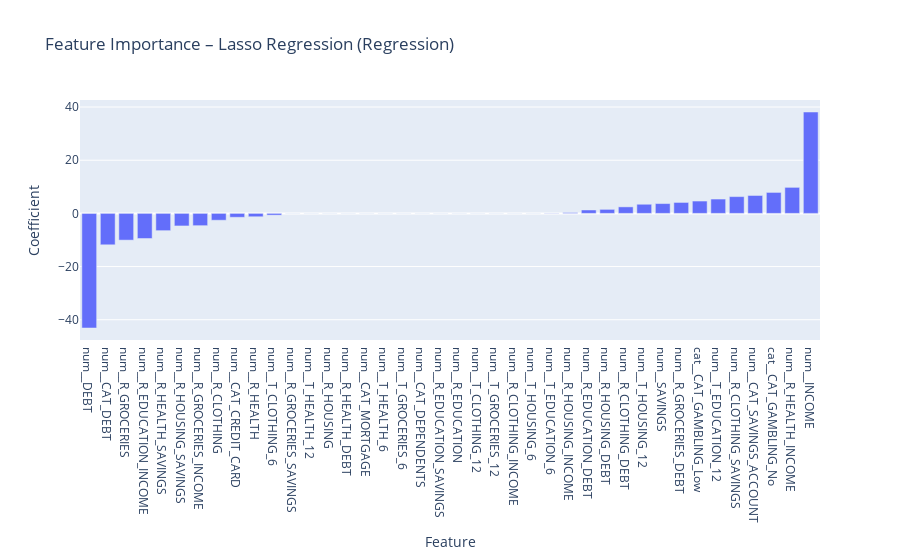

The notebook cell saved with this chart:
### Markdown cell above
### Feature Importance in Lasso Regression

After training the regression model, I extracted and visualized the feature coefficients from the Lasso regression. These coefficients reflect the contribution of each input feature to the predicted credit score.

Due to Lasso's regularization, many coefficients are reduced to zero, effectively eliminating less relevant features and helping improve interpretability. Features with larger absolute values (positive or negative) are more influential in predicting the credit score.

### Code cell
# Visualize Lasso feature importances
import plotly.express as px

lasso_coef = pd.Series(
    reg_pipeline[-1].coef_.ravel(),
    index=reg_pipeline[-1].feature_names_in_
).sort_values()

fig = px.bar(
    x=lasso_coef.index,
    y=lasso_coef.values,
    labels={"x": "Feature", "y": "Coefficient"},
    title="Feature Importance – Lasso Regression (Regression)"
)
fig.show()

### Figure 1 — Plotly figure (JSON) as saved in the notebook; plotly's stock layout.template omitted (floating-point values rounded to 4 significant figures)
{"data": [{"alignmentgroup": "True", "hovertemplate": "Feature=%{x}<br>Coefficient=%{y}<extra></extra>", "legendgroup": "", "marker": {"color": "#636efa", "pattern": {"shape": ""}}, "name": "", "offsetgroup": "", "orientation": "v", "showlegend": false, "textposition": "auto", "type": "bar", "x": ["num__DEBT", "num__CAT_DEBT", "num__R_GROCERIES", "num__R_EDUCATION_INCOME", "num__R_HEALTH_SAVINGS", "num__R_HOUSING_SAVINGS", "num__R_GROCERIES_INCOME", "num__R_CLOTHING", "num__CAT_CREDIT_CARD", "num__R_HEALTH", "num__T_CLOTHING_6", "num__R_GROCERIES_SAVINGS", "num__T_HEALTH_12", "num__R_HOUSING", "num__R_HEALTH_DEBT", "num__CAT_MORTGAGE", "num__T_HEALTH_6", "num__T_GROCERIES_6", "num__CAT_DEPENDENTS", "num__R_EDUCATION_SAVINGS", "num__R_EDUCATION", "num__T_CLOTHING_12", "num__T_GROCERIES_12", "num__R_CLOTHING_INCOME", "num__T_HOUSING_6", "num__T_EDUCATION_6", "num__R_HOUSING_INCOME", "num__R_EDUCATION_DEBT", "num__R_HOUSING_DEBT", "num__R_CLOTHING_DEBT", "num__T_HOUSING_12", "num__SAVINGS", "num__R_GROCERIES_DEBT", "cat__CAT_GAMBLING_Low", "num__T_EDUCATION_12", "num__R_CLOTHING_SAVINGS", "num__CAT_SAVINGS_ACCOUNT", "cat__CAT_GAMBLING_No", "num__R_HEALTH_INCOME", "num__INCOME"], "xaxis": "x", "y": [-43.11, -11.82, -10.07, -9.451, -6.496, -4.729, -4.624, -2.581, -1.472, -1.273, -0.6601, 0, 0, 0, 0, 0, 0, 0, 0, 0, 0, 0, 0, 0, 3.704e-05, 0.07412, 0.3109, 1.28, 1.508, 2.448, 3.434, 3.688, 4.115, 4.642, 5.392, 6.307, 6.734, 7.883, 9.791, 38.13], "yaxis": "y"}], "layout": {"barmode": "relative", "legend": {"tracegroupgap": 0}, "title": {"text": "Feature Importance – Lasso Regression (Regression)"}, "xaxis": {"anchor": "y", "domain": [0, 1], "title": {"text": "Feature"}}, "yaxis": {"anchor": "x", "domain": [0, 1], "title": {"text": "Coefficient"}}}}
